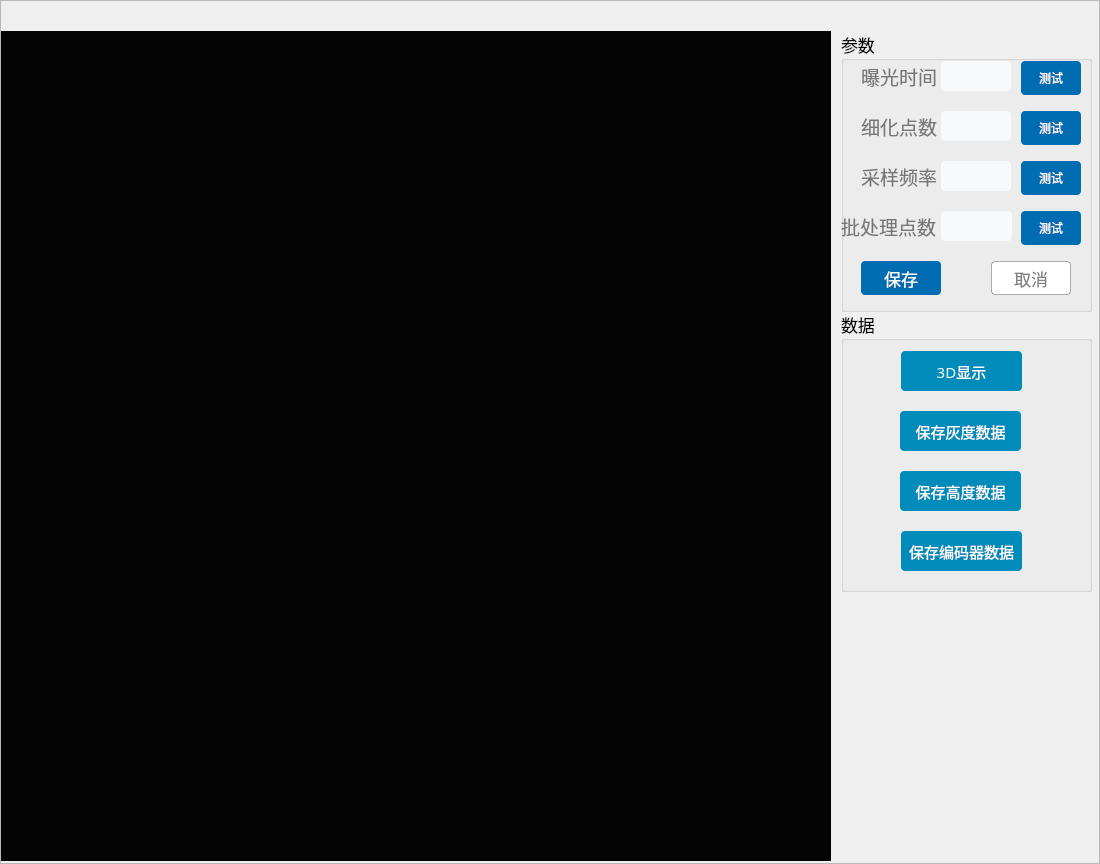
<?xml version="1.0" encoding="UTF-8"?>
<ui version="4.0">
 <class>StereoscopicDialog</class>
 <widget class="QDialog" name="StereoscopicDialog">
  <property name="geometry">
   <rect>
    <x>0</x>
    <y>0</y>
    <width>1100</width>
    <height>864</height>
   </rect>
  </property>
  <property name="sizePolicy">
   <sizepolicy hsizetype="Expanding" vsizetype="Fixed">
    <horstretch>0</horstretch>
    <verstretch>0</verstretch>
   </sizepolicy>
  </property>
  <property name="minimumSize">
   <size>
    <width>850</width>
    <height>0</height>
   </size>
  </property>
  <property name="maximumSize">
   <size>
    <width>1140</width>
    <height>16777215</height>
   </size>
  </property>
  <layout class="QGridLayout" name="gridLayout">
   <property name="leftMargin">
    <number>0</number>
   </property>
   <property name="topMargin">
    <number>0</number>
   </property>
   <property name="rightMargin">
    <number>0</number>
   </property>
   <property name="bottomMargin">
    <number>0</number>
   </property>
   <item row="0" column="0">
    <widget class="QFrame" name="frame">
     <property name="frameShape">
      <enum>QFrame::StyledPanel</enum>
     </property>
     <property name="frameShadow">
      <enum>QFrame::Raised</enum>
     </property>
     <layout class="QGridLayout" name="gridLayout_2">
      <property name="leftMargin">
       <number>0</number>
      </property>
      <property name="topMargin">
       <number>0</number>
      </property>
      <property name="rightMargin">
       <number>0</number>
      </property>
      <property name="bottomMargin">
       <number>0</number>
      </property>
      <property name="spacing">
       <number>0</number>
      </property>
      <item row="0" column="0">
       <widget class="QWidget" name="titlebar" native="true">
        <property name="minimumSize">
         <size>
          <width>0</width>
          <height>30</height>
         </size>
        </property>
        <property name="maximumSize">
         <size>
          <width>16777215</width>
          <height>30</height>
         </size>
        </property>
        <layout class="QHBoxLayout" name="titlebar_layout">
         <property name="spacing">
          <number>0</number>
         </property>
         <property name="leftMargin">
          <number>0</number>
         </property>
         <property name="topMargin">
          <number>0</number>
         </property>
         <property name="rightMargin">
          <number>0</number>
         </property>
         <property name="bottomMargin">
          <number>0</number>
         </property>
        </layout>
       </widget>
      </item>
      <item row="1" column="0">
       <widget class="QWidget" name="mainWidget" native="true">
        <property name="font">
         <font>
          <family>Microsoft YaHei</family>
         </font>
        </property>
        <property name="styleSheet">
         <string notr="true"/>
        </property>
        <widget class="QLabel" name="WorkLabel">
         <property name="geometry">
          <rect>
           <x>0</x>
           <y>0</y>
           <width>830</width>
           <height>830</height>
          </rect>
         </property>
         <property name="styleSheet">
          <string notr="true">background-color: rgb(4, 4, 4);</string>
         </property>
         <property name="text">
          <string/>
         </property>
         <property name="scaledContents">
          <bool>false</bool>
         </property>
        </widget>
        <widget class="QGroupBox" name="groupBox">
         <property name="geometry">
          <rect>
           <x>840</x>
           <y>0</y>
           <width>251</width>
           <height>281</height>
          </rect>
         </property>
         <property name="font">
          <font>
           <pointsize>13</pointsize>
          </font>
         </property>
         <property name="title">
          <string>参数</string>
         </property>
         <widget class="QLineEdit" name="lineEditbatch">
          <property name="geometry">
           <rect>
            <x>100</x>
            <y>180</y>
            <width>71</width>
            <height>30</height>
           </rect>
          </property>
          <property name="font">
           <font>
            <pointsize>-1</pointsize>
           </font>
          </property>
          <property name="styleSheet">
           <string notr="true">background: #f7f9fa;
border-radius: 4px;
padding-left: 2px;
font-size: 14px;
color: rgba(0,0,0,0.8);</string>
          </property>
         </widget>
         <widget class="QLabel" name="label_50">
          <property name="geometry">
           <rect>
            <x>20</x>
            <y>130</y>
            <width>76</width>
            <height>30</height>
           </rect>
          </property>
          <property name="font">
           <font>
            <family>Microsoft YaHei</family>
            <pointsize>14</pointsize>
           </font>
          </property>
          <property name="styleSheet">
           <string notr="true">color: rgba(0,0,0,0.5);</string>
          </property>
          <property name="text">
           <string>采样频率</string>
          </property>
         </widget>
         <widget class="QLineEdit" name="lineEditrefined">
          <property name="geometry">
           <rect>
            <x>100</x>
            <y>80</y>
            <width>70</width>
            <height>30</height>
           </rect>
          </property>
          <property name="font">
           <font>
            <pointsize>-1</pointsize>
           </font>
          </property>
          <property name="styleSheet">
           <string notr="true">background: #f7f9fa;
border-radius: 4px;
padding-left: 2px;
font-size: 14px;
color: rgba(0,0,0,0.8);</string>
          </property>
         </widget>
         <widget class="QLabel" name="label_42">
          <property name="geometry">
           <rect>
            <x>20</x>
            <y>30</y>
            <width>76</width>
            <height>30</height>
           </rect>
          </property>
          <property name="font">
           <font>
            <family>Microsoft YaHei</family>
            <pointsize>14</pointsize>
           </font>
          </property>
          <property name="styleSheet">
           <string notr="true">color: rgba(0,0,0,0.5);</string>
          </property>
          <property name="text">
           <string>曝光时间</string>
          </property>
         </widget>
         <widget class="QLabel" name="label_51">
          <property name="geometry">
           <rect>
            <x>0</x>
            <y>180</y>
            <width>101</width>
            <height>30</height>
           </rect>
          </property>
          <property name="font">
           <font>
            <family>Microsoft YaHei</family>
            <pointsize>14</pointsize>
           </font>
          </property>
          <property name="styleSheet">
           <string notr="true">color: rgba(0,0,0,0.5);</string>
          </property>
          <property name="text">
           <string>批处理点数</string>
          </property>
         </widget>
         <widget class="QLineEdit" name="lineEditexposure">
          <property name="geometry">
           <rect>
            <x>100</x>
            <y>30</y>
            <width>70</width>
            <height>30</height>
           </rect>
          </property>
          <property name="font">
           <font>
            <pointsize>-1</pointsize>
           </font>
          </property>
          <property name="styleSheet">
           <string notr="true">background: #f7f9fa;
border-radius: 4px;
padding-left: 2px;
font-size: 14px;
color: rgba(0,0,0,0.8);</string>
          </property>
         </widget>
         <widget class="QLabel" name="label_46">
          <property name="geometry">
           <rect>
            <x>20</x>
            <y>80</y>
            <width>76</width>
            <height>30</height>
           </rect>
          </property>
          <property name="font">
           <font>
            <family>Microsoft YaHei</family>
            <pointsize>14</pointsize>
           </font>
          </property>
          <property name="styleSheet">
           <string notr="true">color: rgba(0,0,0,0.5);</string>
          </property>
          <property name="text">
           <string>细化点数</string>
          </property>
         </widget>
         <widget class="QLineEdit" name="lineEditfrequency">
          <property name="geometry">
           <rect>
            <x>100</x>
            <y>130</y>
            <width>70</width>
            <height>30</height>
           </rect>
          </property>
          <property name="font">
           <font>
            <pointsize>-1</pointsize>
           </font>
          </property>
          <property name="styleSheet">
           <string notr="true">background: #f7f9fa;
border-radius: 4px;
padding-left: 2px;
font-size: 14px;
color: rgba(0,0,0,0.8);</string>
          </property>
         </widget>
         <widget class="QPushButton" name="ButtonSave">
          <property name="geometry">
           <rect>
            <x>20</x>
            <y>230</y>
            <width>80</width>
            <height>34</height>
           </rect>
          </property>
          <property name="minimumSize">
           <size>
            <width>80</width>
            <height>34</height>
           </size>
          </property>
          <property name="maximumSize">
           <size>
            <width>80</width>
            <height>34</height>
           </size>
          </property>
          <property name="styleSheet">
           <string notr="true">background: #006db2;
border-radius: 4px;
color: white;</string>
          </property>
          <property name="text">
           <string>保存</string>
          </property>
          <property name="default">
           <bool>false</bool>
          </property>
         </widget>
         <widget class="QPushButton" name="pushButtonCancel">
          <property name="geometry">
           <rect>
            <x>150</x>
            <y>230</y>
            <width>80</width>
            <height>34</height>
           </rect>
          </property>
          <property name="minimumSize">
           <size>
            <width>80</width>
            <height>34</height>
           </size>
          </property>
          <property name="maximumSize">
           <size>
            <width>80</width>
            <height>34</height>
           </size>
          </property>
          <property name="styleSheet">
           <string notr="true">background: white;
border: 1px solid rgba(0,0,0,0.3);
border-radius: 4px;
color: rgba(0,0,0,0.5);</string>
          </property>
          <property name="text">
           <string>取消</string>
          </property>
          <property name="default">
           <bool>false</bool>
          </property>
         </widget>
         <widget class="QPushButton" name="Buttonbatchtest">
          <property name="geometry">
           <rect>
            <x>180</x>
            <y>180</y>
            <width>60</width>
            <height>34</height>
           </rect>
          </property>
          <property name="minimumSize">
           <size>
            <width>60</width>
            <height>34</height>
           </size>
          </property>
          <property name="maximumSize">
           <size>
            <width>80</width>
            <height>34</height>
           </size>
          </property>
          <property name="font">
           <font>
            <pointsize>9</pointsize>
           </font>
          </property>
          <property name="styleSheet">
           <string notr="true">background: #006db2;
border-radius: 4px;
color: white;</string>
          </property>
          <property name="text">
           <string>测试</string>
          </property>
          <property name="default">
           <bool>false</bool>
          </property>
         </widget>
         <widget class="QPushButton" name="Buttonexposuretest">
          <property name="geometry">
           <rect>
            <x>180</x>
            <y>30</y>
            <width>60</width>
            <height>34</height>
           </rect>
          </property>
          <property name="minimumSize">
           <size>
            <width>60</width>
            <height>34</height>
           </size>
          </property>
          <property name="maximumSize">
           <size>
            <width>80</width>
            <height>34</height>
           </size>
          </property>
          <property name="font">
           <font>
            <pointsize>9</pointsize>
           </font>
          </property>
          <property name="styleSheet">
           <string notr="true">background: #006db2;
border-radius: 4px;
color: white;</string>
          </property>
          <property name="text">
           <string>测试</string>
          </property>
          <property name="default">
           <bool>false</bool>
          </property>
         </widget>
         <widget class="QPushButton" name="Buttonrefinedtest">
          <property name="geometry">
           <rect>
            <x>180</x>
            <y>80</y>
            <width>60</width>
            <height>34</height>
           </rect>
          </property>
          <property name="minimumSize">
           <size>
            <width>60</width>
            <height>34</height>
           </size>
          </property>
          <property name="maximumSize">
           <size>
            <width>80</width>
            <height>34</height>
           </size>
          </property>
          <property name="font">
           <font>
            <pointsize>9</pointsize>
           </font>
          </property>
          <property name="styleSheet">
           <string notr="true">background: #006db2;
border-radius: 4px;
color: white;</string>
          </property>
          <property name="text">
           <string>测试</string>
          </property>
          <property name="default">
           <bool>false</bool>
          </property>
         </widget>
         <widget class="QPushButton" name="Buttonfrequencytest">
          <property name="geometry">
           <rect>
            <x>180</x>
            <y>130</y>
            <width>60</width>
            <height>34</height>
           </rect>
          </property>
          <property name="minimumSize">
           <size>
            <width>60</width>
            <height>34</height>
           </size>
          </property>
          <property name="maximumSize">
           <size>
            <width>80</width>
            <height>34</height>
           </size>
          </property>
          <property name="font">
           <font>
            <pointsize>9</pointsize>
           </font>
          </property>
          <property name="styleSheet">
           <string notr="true">background: #006db2;
border-radius: 4px;
color: white;</string>
          </property>
          <property name="text">
           <string>测试</string>
          </property>
          <property name="default">
           <bool>false</bool>
          </property>
         </widget>
        </widget>
        <widget class="QGroupBox" name="groupBox_2">
         <property name="geometry">
          <rect>
           <x>840</x>
           <y>280</y>
           <width>251</width>
           <height>281</height>
          </rect>
         </property>
         <property name="font">
          <font>
           <pointsize>13</pointsize>
          </font>
         </property>
         <property name="title">
          <string>数据</string>
         </property>
         <widget class="QPushButton" name="pBtnHSave">
          <property name="geometry">
           <rect>
            <x>59</x>
            <y>160</y>
            <width>121</width>
            <height>40</height>
           </rect>
          </property>
          <property name="minimumSize">
           <size>
            <width>71</width>
            <height>35</height>
           </size>
          </property>
          <property name="maximumSize">
           <size>
            <width>200</width>
            <height>200</height>
           </size>
          </property>
          <property name="font">
           <font>
            <pointsize>11</pointsize>
           </font>
          </property>
          <property name="styleSheet">
           <string notr="true">background: #008CBA;
border-radius: 4px;
color: white;</string>
          </property>
          <property name="text">
           <string>保存高度数据</string>
          </property>
         </widget>
         <widget class="QPushButton" name="pBtnGSave">
          <property name="geometry">
           <rect>
            <x>59</x>
            <y>100</y>
            <width>121</width>
            <height>40</height>
           </rect>
          </property>
          <property name="minimumSize">
           <size>
            <width>71</width>
            <height>35</height>
           </size>
          </property>
          <property name="maximumSize">
           <size>
            <width>200</width>
            <height>200</height>
           </size>
          </property>
          <property name="font">
           <font>
            <pointsize>11</pointsize>
           </font>
          </property>
          <property name="styleSheet">
           <string notr="true">background: #008CBA;
border-radius: 4px;
color: white;</string>
          </property>
          <property name="text">
           <string>保存灰度数据</string>
          </property>
         </widget>
         <widget class="QPushButton" name="pBtnESave">
          <property name="geometry">
           <rect>
            <x>60</x>
            <y>220</y>
            <width>121</width>
            <height>40</height>
           </rect>
          </property>
          <property name="minimumSize">
           <size>
            <width>71</width>
            <height>35</height>
           </size>
          </property>
          <property name="maximumSize">
           <size>
            <width>200</width>
            <height>200</height>
           </size>
          </property>
          <property name="font">
           <font>
            <pointsize>11</pointsize>
           </font>
          </property>
          <property name="styleSheet">
           <string notr="true">background: #008CBA;
border-radius: 4px;
color: white;</string>
          </property>
          <property name="text">
           <string>保存编码器数据</string>
          </property>
         </widget>
         <widget class="QPushButton" name="PBtn3DShow">
          <property name="geometry">
           <rect>
            <x>60</x>
            <y>40</y>
            <width>121</width>
            <height>40</height>
           </rect>
          </property>
          <property name="minimumSize">
           <size>
            <width>61</width>
            <height>20</height>
           </size>
          </property>
          <property name="maximumSize">
           <size>
            <width>500</width>
            <height>200</height>
           </size>
          </property>
          <property name="font">
           <font>
            <pointsize>11</pointsize>
           </font>
          </property>
          <property name="styleSheet">
           <string notr="true">background: #008CBA;
border-radius: 4px;
color: white;</string>
          </property>
          <property name="text">
           <string>3D显示</string>
          </property>
         </widget>
        </widget>
       </widget>
      </item>
     </layout>
    </widget>
   </item>
  </layout>
 </widget>
 <resources>
  <include location="../../CHOWTAIFOOK_Detection.qrc"/>
 </resources>
 <connections/>
</ui>
